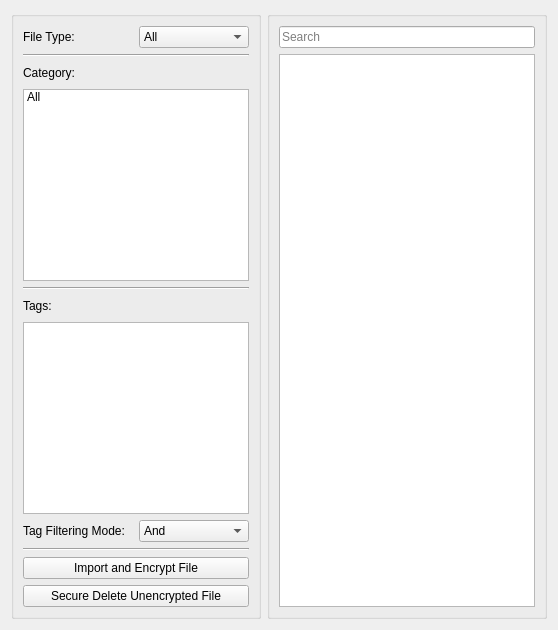
      <widget class="QWidget" name="tab_DataEncryption">
       <attribute name="title">
        <string>Encrypted Data</string>
       </attribute>
       <layout class="QHBoxLayout" name="horizontalLayout_18">
        <item>
         <widget class="QGroupBox" name="groupBox_17">
          <property name="minimumSize">
           <size>
            <width>250</width>
            <height>420</height>
           </size>
          </property>
          <property name="maximumSize">
           <size>
            <width>250</width>
            <height>16777215</height>
           </size>
          </property>
          <property name="title">
           <string/>
          </property>
          <layout class="QVBoxLayout" name="verticalLayout_7">
           <item>
            <layout class="QHBoxLayout" name="horizontalLayout_5">
             <item>
              <widget class="QLabel" name="label_2">
               <property name="text">
                <string>File Type:</string>
               </property>
              </widget>
             </item>
             <item>
              <widget class="QComboBox" name="comboBox_DataENC_SortType">
               <property name="minimumSize">
                <size>
                 <width>100</width>
                 <height>0</height>
                </size>
               </property>
               <item>
                <property name="text">
                 <string>All</string>
                </property>
               </item>
               <item>
                <property name="text">
                 <string>Text</string>
                </property>
               </item>
               <item>
                <property name="text">
                 <string>Image</string>
                </property>
               </item>
               <item>
                <property name="text">
                 <string>Audio</string>
                </property>
               </item>
               <item>
                <property name="text">
                 <string>Video</string>
                </property>
               </item>
               <item>
                <property name="text">
                 <string>Archive</string>
                </property>
               </item>
               <item>
                <property name="text">
                 <string>Other</string>
                </property>
               </item>
              </widget>
             </item>
            </layout>
           </item>
           <item>
            <widget class="Line" name="line_3">
             <property name="orientation">
              <enum>Qt::Horizontal</enum>
             </property>
            </widget>
           </item>
           <item>
            <layout class="QHBoxLayout" name="horizontalLayout_6">
             <item>
              <widget class="QLabel" name="label_10">
               <property name="text">
                <string>Category:</string>
               </property>
              </widget>
             </item>
             <item>
              <spacer name="horizontalSpacer">
               <property name="orientation">
                <enum>Qt::Horizontal</enum>
               </property>
               <property name="sizeHint" stdset="0">
                <size>
                 <width>40</width>
                 <height>20</height>
                </size>
               </property>
              </spacer>
             </item>
            </layout>
           </item>
           <item>
            <widget class="QListWidget" name="listWidget_DataENC_Categories">
             <item>
              <property name="text">
               <string>All</string>
              </property>
             </item>
            </widget>
           </item>
           <item>
            <widget class="Line" name="line_7">
             <property name="orientation">
              <enum>Qt::Horizontal</enum>
             </property>
            </widget>
           </item>
           <item>
            <layout class="QHBoxLayout" name="horizontalLayout_13">
             <item>
              <widget class="QLabel" name="label_15">
               <property name="text">
                <string>Tags:</string>
               </property>
              </widget>
             </item>
             <item>
              <spacer name="horizontalSpacer_3">
               <property name="orientation">
                <enum>Qt::Horizontal</enum>
               </property>
               <property name="sizeHint" stdset="0">
                <size>
                 <width>40</width>
                 <height>20</height>
                </size>
               </property>
              </spacer>
             </item>
            </layout>
           </item>
           <item>
            <widget class="QListWidget" name="listWidget_DataENC_Tags"/>
           </item>
           <item>
            <layout class="QHBoxLayout" name="horizontalLayout_16">
             <item>
              <widget class="QLabel" name="label_30">
               <property name="text">
                <string>Tag Filtering Mode:</string>
               </property>
              </widget>
             </item>
             <item>
              <widget class="QComboBox" name="comboBox_DataENC_TagSelectionMode">
               <item>
                <property name="text">
                 <string>And</string>
                </property>
               </item>
               <item>
                <property name="text">
                 <string>Or</string>
                </property>
               </item>
              </widget>
             </item>
            </layout>
           </item>
           <item>
            <widget class="Line" name="line_8">
             <property name="orientation">
              <enum>Qt::Horizontal</enum>
             </property>
            </widget>
           </item>
           <item>
            <layout class="QVBoxLayout" name="verticalLayout_6">
             <item>
              <widget class="QPushButton" name="pushButton_DataENC_Encrypt">
               <property name="text">
                <string>Import and Encrypt File</string>
               </property>
              </widget>
             </item>
             <item>
              <widget class="QPushButton" name="pushButton_DataENC_SecureDel">
               <property name="text">
                <string>Secure Delete Unencrypted File</string>
               </property>
              </widget>
             </item>
            </layout>
           </item>
          </layout>
         </widget>
        </item>
        <item>
         <widget class="QGroupBox" name="verticalGroupBox">
          <layout class="QVBoxLayout" name="verticalLayout_22">
           <item>
            <widget class="QLineEdit" name="lineEdit_DataENC_SearchBar">
             <property name="placeholderText">
              <string>Search</string>
             </property>
             <property name="clearButtonEnabled">
              <bool>true</bool>
             </property>
            </widget>
           </item>
           <item>
            <widget class="QListWidget" name="listWidget_DataENC_FileList"/>
           </item>
          </layout>
         </widget>
        </item>
       </layout>
      </widget>
